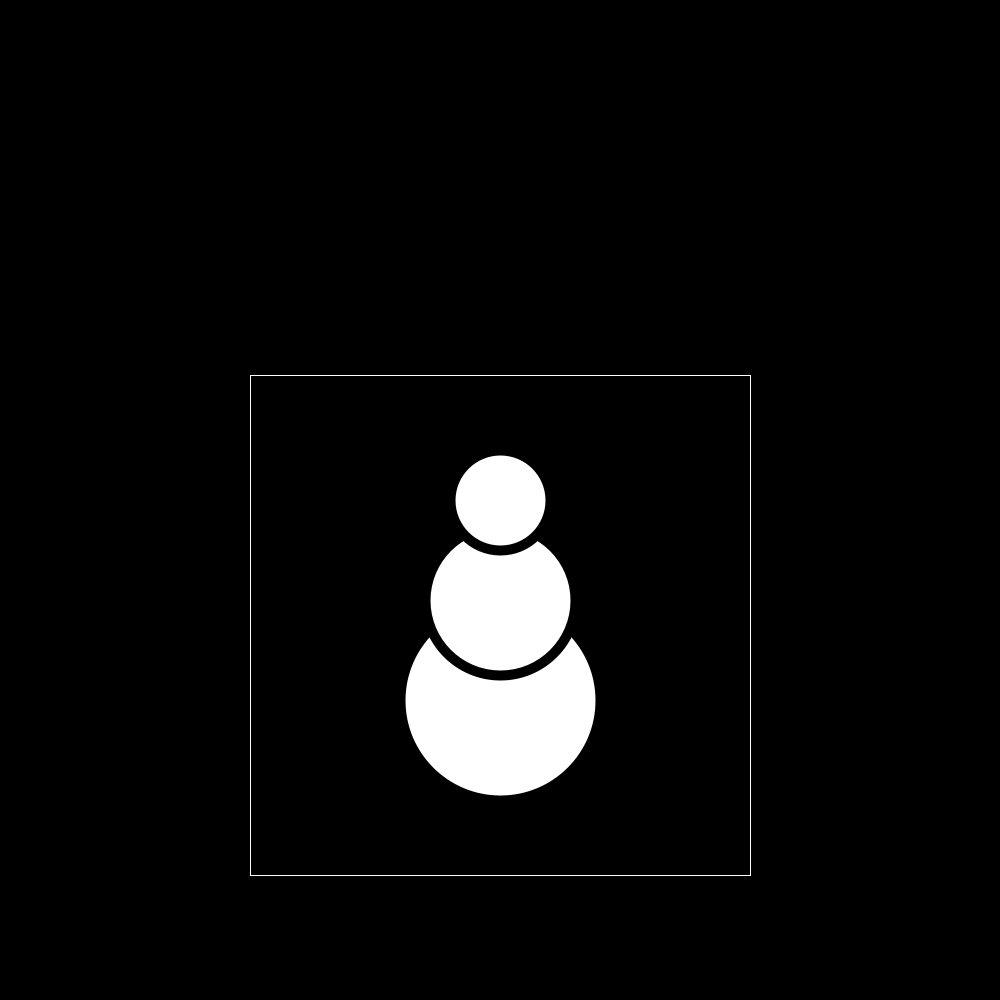
Frame 1 (no input)
Frame 60 (the mouse pressed at the canvas centre just before this capture): identical to frame 1, image omitted
Frame 120 (the mouse held since frame 60 and released just before this capture): identical to frame 1, image omitted

The Processing sketch that drew this single still picture (run headless with seeded random() and noise(); from frame 60 on, the mouse is pressed at the canvas centre):

// Processing sketch: Ariza_David_HandsOnUsingAttributes
// ── Ariza_David_HandsOnUsingAttributes.pde
void setup() {
  background(0);
  size(1000,1000);
  stroke(255);
  noFill();
  rectMode(CENTER);
  rect(500,625,500,500);
  fill(255);
  strokeWeight(10);
  stroke(0);
  ellipseMode(CENTER);
  ellipse(500,700,200,200);
  ellipse(500,600,150,150);
  ellipse(500,500,100,100);
}

void draw() {
}
